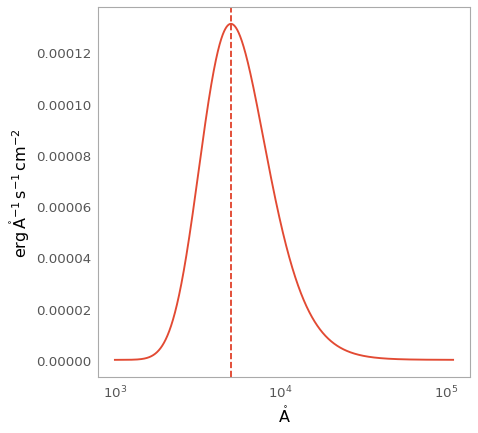

This chart was generated by the following Python code:
import numpy as np
import matplotlib.pyplot as plt

from astropy.modeling.models import BlackBody1D
from astropy.modeling.blackbody import FLAM
from astropy import units as u
from astropy.visualization import quantity_support

bb = BlackBody1D(temperature=5778*u.K)
wav = np.arange(1000, 110000) * u.AA
flux = bb(wav).to(FLAM, u.spectral_density(wav))

with quantity_support():
    plt.figure()
    plt.semilogx(wav, flux)
    plt.axvline(bb.lambda_max.to(u.AA).value, ls='--')
    plt.show()
